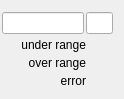
   <widget class="QWidget" name="page_7">
    <attribute name="label">
     <string>Ch 8</string>
    </attribute>
    <widget class="caFrame" name="caframe_12">
     <property name="geometry">
      <rect>
       <x>0</x>
       <y>10</y>
       <width>115</width>
       <height>80</height>
      </rect>
     </property>
     <property name="macro">
      <string notr="true">CH=8,IOC=$(IOC),MasterID=$(MasterID),SlaveID=$(SlaveID),HWType=$(HWType)</string>
     </property>
     <layout class="QGridLayout" name="gridLayout_18">
      <property name="leftMargin">
       <number>2</number>
      </property>
      <property name="topMargin">
       <number>2</number>
      </property>
      <property name="rightMargin">
       <number>2</number>
      </property>
      <property name="bottomMargin">
       <number>2</number>
      </property>
      <property name="spacing">
       <number>2</number>
      </property>
      <item row="0" column="0">
       <layout class="QHBoxLayout" name="horizontalLayout_11" stretch="3,1">
        <item>
         <widget class="caLineEdit" name="calineedit_21">
          <property name="alignment">
           <set>Qt::AlignRight|Qt::AlignTrailing|Qt::AlignVCenter</set>
          </property>
          <property name="channel" stdset="0">
           <string notr="true">$(IOC):m$(MasterID)s$(SlaveID)-AI0$(CH)</string>
          </property>
          <property name="background">
           <color alpha="0">
            <red>160</red>
            <green>160</green>
            <blue>164</blue>
           </color>
          </property>
          <property name="colorMode">
           <enum>caLineEdit::Static</enum>
          </property>
          <property name="precisionMode">
           <enum>caLineEdit::Channel</enum>
          </property>
         </widget>
        </item>
        <item>
         <widget class="caLineEdit" name="calineedit_22">
          <property name="channel" stdset="0">
           <string notr="true">$(IOC):m$(MasterID)s$(SlaveID)-AI0$(CH).EGU</string>
          </property>
          <property name="background">
           <color alpha="0">
            <red>160</red>
            <green>160</green>
            <blue>164</blue>
           </color>
          </property>
          <property name="colorMode">
           <enum>caLineEdit::Static</enum>
          </property>
          <property name="precisionMode">
           <enum>caLineEdit::User</enum>
          </property>
         </widget>
        </item>
       </layout>
      </item>
      <item row="1" column="0">
       <layout class="QGridLayout" name="gridLayout_19" columnstretch="10,3">
        <property name="spacing">
         <number>2</number>
        </property>
        <item row="1" column="0">
         <widget class="caLabel" name="calabel_34">
          <property name="toolTip">
           <string/>
          </property>
          <property name="text">
           <string>over range</string>
          </property>
          <property name="textFormat">
           <enum>Qt::PlainText</enum>
          </property>
          <property name="alignment">
           <set>Qt::AlignBottom|Qt::AlignRight|Qt::AlignTrailing</set>
          </property>
         </widget>
        </item>
        <item row="0" column="1">
         <widget class="caLed" name="caled_33">
          <property name="toolTip">
           <string>&lt;html&gt;&lt;head/&gt;&lt;body&gt;&lt;p&gt;E-Bus Power Status&lt;/p&gt;&lt;/body&gt;&lt;/html&gt;</string>
          </property>
          <property name="rectangular">
           <bool>true</bool>
          </property>
          <property name="gradientEnabled">
           <bool>false</bool>
          </property>
          <property name="ledWidth">
           <number>16</number>
          </property>
          <property name="ledHeight">
           <number>16</number>
          </property>
          <property name="channel" stdset="0">
           <string notr="true">$(IOC):m$(MasterID)s$(SlaveID)-AI0$(CH)-UndrLimAlrm</string>
          </property>
          <property name="colorMode">
           <enum>caLed::Static</enum>
          </property>
          <property name="falseColor">
           <color>
            <red>170</red>
            <green>0</green>
            <blue>0</blue>
           </color>
          </property>
          <property name="trueColor">
           <color>
            <red>0</red>
            <green>85</green>
            <blue>0</blue>
           </color>
          </property>
          <property name="trueValue">
           <string notr="true">0</string>
          </property>
          <property name="falseValue">
           <string notr="true">1</string>
          </property>
         </widget>
        </item>
        <item row="2" column="1">
         <widget class="caLed" name="caled_34">
          <property name="toolTip">
           <string/>
          </property>
          <property name="rectangular">
           <bool>true</bool>
          </property>
          <property name="gradientEnabled">
           <bool>false</bool>
          </property>
          <property name="ledWidth">
           <number>16</number>
          </property>
          <property name="ledHeight">
           <number>16</number>
          </property>
          <property name="channel" stdset="0">
           <string notr="true">$(IOC):m$(MasterID)s$(SlaveID)-AI0$(CH)-ErrAlrm</string>
          </property>
          <property name="colorMode">
           <enum>caLed::Static</enum>
          </property>
          <property name="falseColor">
           <color>
            <red>170</red>
            <green>0</green>
            <blue>0</blue>
           </color>
          </property>
          <property name="trueColor">
           <color>
            <red>0</red>
            <green>85</green>
            <blue>0</blue>
           </color>
          </property>
          <property name="trueValue">
           <string notr="true">0</string>
          </property>
          <property name="falseValue">
           <string notr="true">1</string>
          </property>
         </widget>
        </item>
        <item row="2" column="0">
         <widget class="caLabel" name="calabel_35">
          <property name="toolTip">
           <string/>
          </property>
          <property name="text">
           <string>error</string>
          </property>
          <property name="textFormat">
           <enum>Qt::PlainText</enum>
          </property>
          <property name="alignment">
           <set>Qt::AlignBottom|Qt::AlignRight|Qt::AlignTrailing</set>
          </property>
         </widget>
        </item>
        <item row="0" column="0">
         <widget class="caLabel" name="calabel_36">
          <property name="toolTip">
           <string/>
          </property>
          <property name="text">
           <string>under range</string>
          </property>
          <property name="textFormat">
           <enum>Qt::PlainText</enum>
          </property>
          <property name="alignment">
           <set>Qt::AlignBottom|Qt::AlignRight|Qt::AlignTrailing</set>
          </property>
         </widget>
        </item>
        <item row="1" column="1">
         <widget class="caLed" name="caled_35">
          <property name="toolTip">
           <string/>
          </property>
          <property name="rectangular">
           <bool>true</bool>
          </property>
          <property name="gradientEnabled">
           <bool>false</bool>
          </property>
          <property name="ledWidth">
           <number>16</number>
          </property>
          <property name="ledHeight">
           <number>16</number>
          </property>
          <property name="channel" stdset="0">
           <string notr="true">$(IOC):m$(MasterID)s$(SlaveID)-AI0$(CH)-OvrLimAlrm</string>
          </property>
          <property name="colorMode">
           <enum>caLed::Static</enum>
          </property>
          <property name="falseColor">
           <color>
            <red>170</red>
            <green>0</green>
            <blue>0</blue>
           </color>
          </property>
          <property name="trueColor">
           <color>
            <red>0</red>
            <green>85</green>
            <blue>0</blue>
           </color>
          </property>
          <property name="trueValue">
           <string notr="true">0</string>
          </property>
          <property name="falseValue">
           <string notr="true">1</string>
          </property>
         </widget>
        </item>
       </layout>
      </item>
     </layout>
    </widget>
   </widget>
